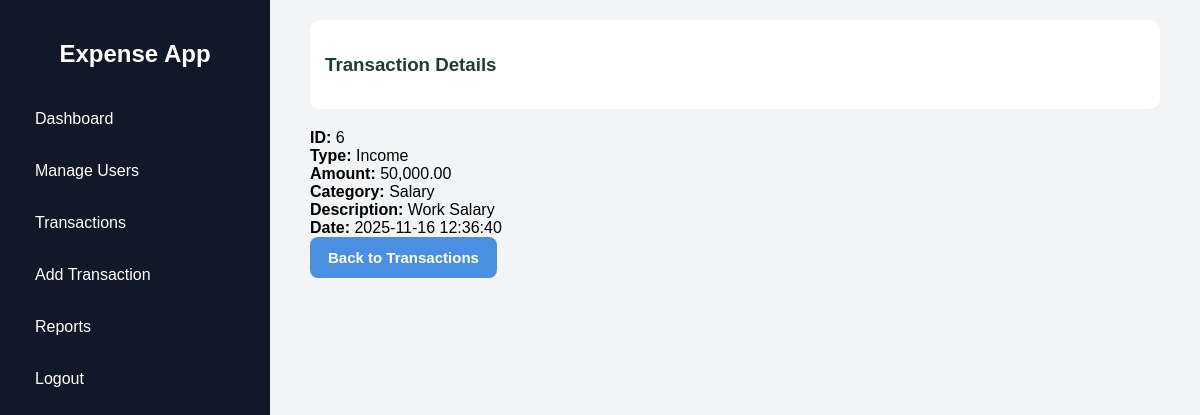
Page /public/transactions/view.php?id=6 (signed in) on the committed database.
### tables this page shows
CREATE TABLE `transactions` (
  `id` int(11) NOT NULL,
  `user_id` int(11) DEFAULT NULL,
  `type` enum('income','expense') DEFAULT NULL,
  `amount` decimal(10,2) DEFAULT NULL,
  `category` varchar(100) DEFAULT NULL,
  `description` text DEFAULT NULL,
  `date` date DEFAULT NULL,
  `created_at` timestamp NOT NULL DEFAULT current_timestamp()
);

### public/transactions/view.php (the view, shortened to what this page needs)
<?php
require_once(__DIR__ . "/../../includes/db.php");
$id = $_GET['id'];
$sql = "SELECT * FROM transactions WHERE id = ?";
$stmt = $conn->prepare($sql);
$stmt->bind_param("i", $id);
$stmt->execute();
$result = $stmt->get_result();
$transaction = $result->fetch_assoc();
?>
<link rel="stylesheet" href="/expense_app/assets/css/transactions.css">
<div class="layout">
    <?php include '../../includes/admin_sideBar.php'; ?>
    <main class="content-area">
        <div class="topbar">
            <h3 class="page-title">Transaction Details</h3>
        </div>
        <div class="card transaction-card">
            <p><strong>ID:</strong> <?= $transaction['id'] ?></p>
            <p><strong>Type:</strong> <?= ucfirst($transaction['type']) ?></p>
            <p><strong>Amount:</strong> <?= number_format($transaction['amount'], 2) ?></p>
            <p><strong>Category:</strong> <?= $transaction['category'] ?></p>
            <p><strong>Description:</strong> <?= $transaction['description'] ?></p>
            <p><strong>Date:</strong> <?= $transaction['created_at'] ?></p>
        </div>
        <a href="index.php" class="btn btn-primary">Back to Transactions</a>
    </main>
</div>

### assets/css/transactions.css (style rules this page uses)
* { margin: 0; padding: 0; box-sizing: border-box; font-family: "Poppins", sans-serif; }
.layout { display: flex; height: 100vh; }
.content-area { flex: 1; padding: 20px 40px; width: 100%; background: #f3f4f6; overflow-x: auto; }
.topbar { background: white; padding: 15px; border-radius: 10px; margin-bottom: 20px; }
.page-title { font-size: 26px; font-weight: 700; margin-bottom: 20px; color: #1d3c34; }
.page-title { display: block; font-size: 1.17em; margin-block-start: 1em; margin-block-end: 1em; margin-inline-start: 0px; margin-inline-end: 0px; font-weight: bold; unicode-bidi: isolate; }
.btn-primary { background: #4a90e2; border: none; padding: 12px 18px; border-radius: 8px; color: white; font-size: 15px; font-weight: 600; cursor: pointer; transition: 0.2s; display: inline-block; text-decoration: none; margin-bottom: 15px; }

### rows in the picture
transactions: id "6", type "Income", amount "50,000.00", category "Salary", description "Work Salary", created_at "2025-11-16 12:36:40"
